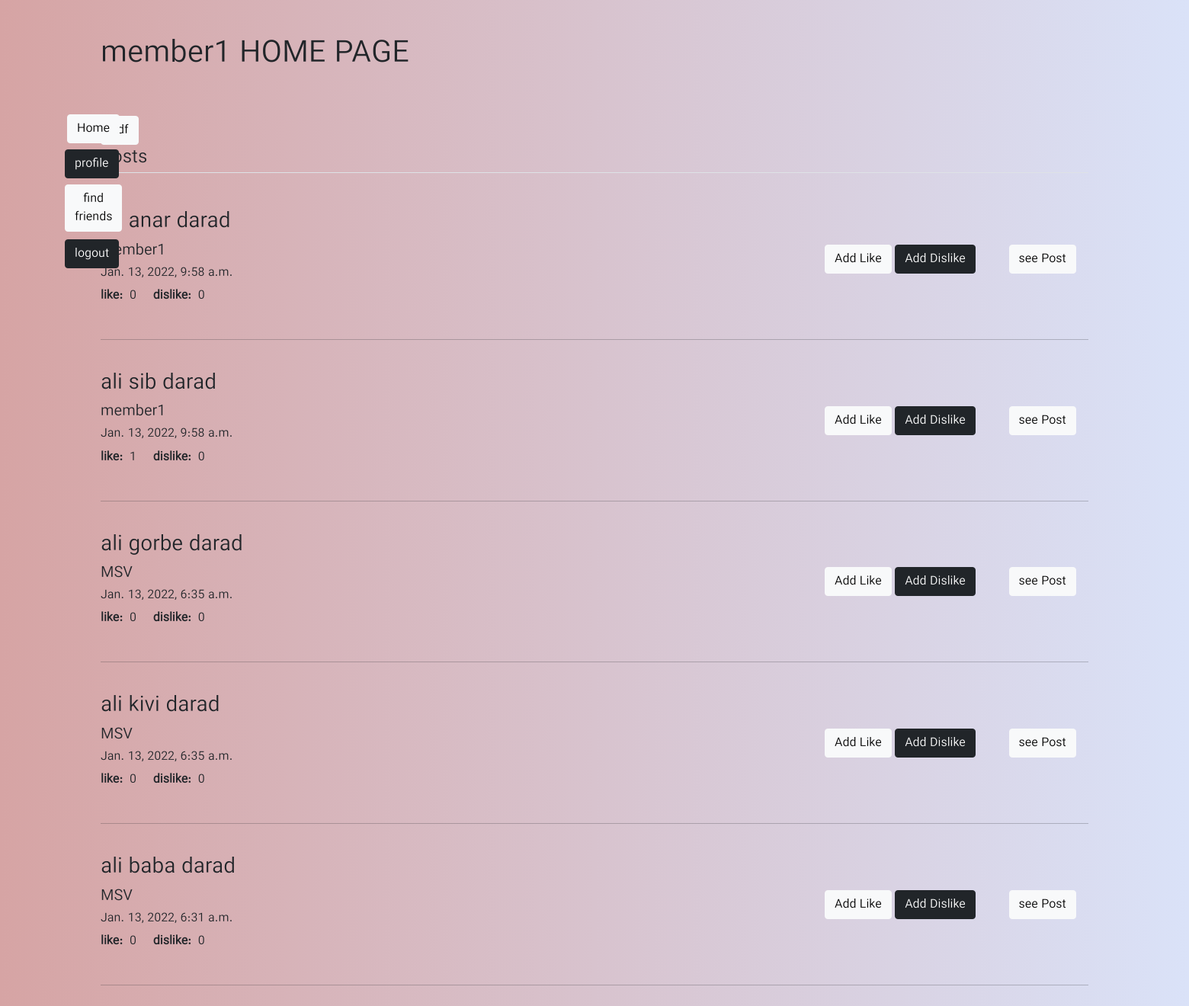
Screenshot of /home/ (signed in) with the database file from the repository.
### userProfile/models.py (models this page shows, shortened)
class Post(models.Model):
    pUser = models.ForeignKey(Profile, on_delete=models.CASCADE)
    text = models.CharField(max_length=600, help_text='Enter your post:')
    date = models.DateTimeField(default=timezone.now)
    comments = models.ManyToManyField('comment', blank=True, related_name='comments')
    likes = models.ManyToManyField('Like', blank=True, related_name='like')
    def get_likes(self):
        return self.likes.all()

class Profile(models.Model):
    profileUser = models.OneToOneField(User, on_delete=models.CASCADE)
    bio = models.CharField(max_length=500, blank=True)
    userFriends = models.ManyToManyField(User, related_name='friends', blank=True)
    userPosts = models.ManyToManyField('Post', blank=True)
    def get_friends(self):
        return self.userFriends.all()
    def get_posts(self):
        return self.userPosts.all()

### userProfile/views.py (the view)
# urls.py: path("home/", views.homepage, name="homepage"),
@login_required
def homepage(request):
    global posts, postsN, postN
    postsN = []
    posts = models.Post.objects.none()
    friends = request.user.profile.get_friends()
    profiles = models.Profile.objects.all()
    for profile in profiles:
        for friend in friends:
            if profile.profileUser.id == friend.id or \
                    profile.profileUser.id == request.user.id:
                postTmp = profile.get_posts()
                posts = posts | postTmp
    orderedPosts = posts.order_by('-date')
    for post in orderedPosts:
        likeN = 0
        dislikeN = 0
        likes = post.get_likes()
        for like in likes:
            if like.status == 'like':
                likeN += 1
            else:
                dislikeN += 1
        postN = {'post': post,
                 'like': likeN,
                 'dislike': dislikeN}
        postsN.append(postN)
    context = {'posts': postsN}
    return render(request, 'userProfile/homePage.html', context)

### userProfile/templates/userProfile/homePage.html (shortened to what this page needs)
{% extends "userProfile/base.html" %}
{% load crispy_forms_tags %}
{% block content %}
<div class="container py-5" xmlns="http://www.w3.org/1999/html" xmlns="http://www.w3.org/1999/html">
    <div class="media-body">
        <h1 class="account-heading">{{ user.username }} HOME PAGE</h1><br><br>
        <a href="/account/pdf/" class="btn btn-light">pdf</a>
    </div>
    <form method="POST" enctype="multipart/form-data">
        <fieldset class="form-group">
            <legend class="border-bottom mb-4">Posts</legend>
            <br><br>
            {% for post in posts %}
            <h3>{{post.post.text}}</h3>
            <h5>{{post.post.pUser.profileUser.username}}</h5>
            <h6>{{post.post.date}}</h6>
            <p><strong> like: </strong>&nbsp;{{post.like}} &nbsp;&nbsp;&nbsp;
                <strong> dislike: </strong>&nbsp;{{post.dislike}}</p>
            <div style="position:relative; left:950px; top:-95px;">
                <a href="/account/addLike/{{post.post.id}}/" class="btn btn-light">Add Like</a>
                <a href="/account/addDislike/{{post.post.id}}/" class="btn btn-dark">Add Dislike</a>
                <a href="/account/post/{{post.post.pUser.profileUser.id}}/{{post.post.id}}" class="btn btn-light">see
                    Post</a>
            </div>
            <div style="position:relative; top:-25px;">
                <hr>
            </div>
            {%endfor%}
        </fieldset>
        <div style="position:absolute; left:85px; top:142px;">
            <div style="position:relative; left:3px;">
                <a href="/account/homePage/" class="btn btn-light mt-2">Home</a><br>
            </div>
            <a href="/account/myProfile" class="btn btn-dark mt-2">profile</a><br>
            <div style="position:absolute;">
                <a href="/account/friend_request" class="btn btn-light mt-2">find friends</a><br></div>
            <br><br><br><a href="/logout" class="btn btn-dark mt-2">logout</a>
        </div>
    </form>
</div>
{% endblock content %}

### userProfile/templates/userProfile/base.html (shortened to what this page needs)
<!doctype html>
<html lang="en">
<body style="background: #DAE2F8;  /* fallback for old browsers */
background: -webkit-linear-gradient(to right, #D6A4A4, #DAE2F8);  /* Chrome 10-25, Safari 5.1-6 */
background: linear-gradient(to right, #D6A4A4, #DAE2F8); /* W3C, IE 10+/ Edge, Firefox 16+, Chrome 26+, Opera 12+, Safari 7+ */
">
<head>
    <link href="https://cdn.jsdelivr.net/npm/bootstrap@5.1.3/dist/css/bootstrap.min.css" rel="stylesheet"
>
</head>
<body>
{% block content %}
{% endblock content %}
</body>
</body>
</html>

### userProfile/templates/userProfile/base.html (style rules this page uses)
body { font-family: "Shabnam"; }

### rows the page displays
Post: post.text "ali anar darad", post.pUser.profileUser.username "member1", post "Jan. 13, 2022, 9:58 a.m.", like "0", dislike "0"
Post: post.text "ali sib darad", post.pUser.profileUser.username "member1", post "Jan. 13, 2022, 9:58 a.m.", like "1", dislike "0"
Post: post.text "ali gorbe darad", post.pUser.profileUser.username "MSV", post "Jan. 13, 2022, 6:35 a.m.", like "0", dislike "0"
Post: post.text "ali kivi darad", post.pUser.profileUser.username "MSV", post "Jan. 13, 2022, 6:35 a.m.", like "0", dislike "0"
Post: post.text "ali baba darad", post.pUser.profileUser.username "MSV", post "Jan. 13, 2022, 6:31 a.m.", like "0", dislike "0"

### other values shown
{{ user.username }} "member1"
